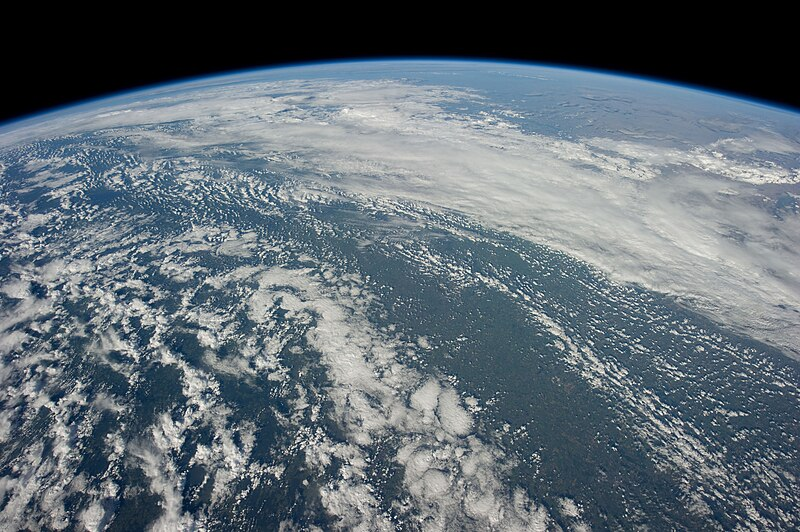
#> input picture basicImgProcessing/earth.jpg, 800 x 532 px
$ jupyter execute workshop.ipynb
#> lines starting #> are read from the running program, lines starting #| are printed output that depends on the picture
# Transformações de imagens: operações básicas

[cell 1]
import cv2 as cv
import numpy as np
from matplotlib import pyplot as plt

[cell 2]
# Função para exibir imagem dentro do notebook.
def exibir_imagem_plt(img):
	img = cv.cvtColor(img, cv.COLOR_BGR2RGB)
	plt.imshow(img)
	print(f"Dimensões da imagem: {img.shape[:2]}")

[cell 3]
# Exibindo a imagem externamente usando o OpenCv
def exibir_imagem_cv(img):
	cv.imshow("IMAGE", img)
	cv.waitKey(0)
	cv.destroyAllWindows()

Lendo nossa imagem

[cell 4]
img = cv.imread('earth.jpg')
#> img is the input picture: shape (532, 800, 3); mean B, G, R 116.3, 108.3, 97.1
assert img is not None, 'arquivo não pode ser lido'

[cell 5]
# Exibir a imagem usando o OpenCv
exibir_imagem_cv(img)

[cell 6]
# Exibir a imagem usando o Matplotlib
exibir_imagem_plt(img)
#| Dimensões da imagem: (532, 800)
print("Imagem Original")

## Redimensionamento

`cv.resize()` é uma função do OpenCv para realizar mudança de escala.
Ela recebe os argumentos:
- src: imagem de entrada
- dsize: tamanho da imagem de saída
- fx: fator de escala do eixo X
- fy: fator de escala do eixo Y
- interpolation: tipo de interpolação utilizada

Valores possíveis para o argumento de `interpolation`:
- `cv.INTER_LINEAR`
- `cv.INTER_CUBIC`
- `cv.INTER_AREA`

[cell 7]
scale_percentage = 80
o_heigth, o_width = img.shape[:2]
#> o_heigth = 532; o_width = 800
mod_width = int(o_width * scale_percentage / 100)
#> mod_width = 640
mod_heigth = int(o_heigth * scale_percentage / 100)
#> mod_heigth = 425
mod_dim = (mod_width, mod_heigth)
#> mod_dim = (640, 425)
o_dim = (o_width, o_heigth)
#> o_dim = (800, 532)

### Ampliação

[cell 8]
upsized_img = cv.resize(img, mod_dim, interpolation=cv.INTER_AREA)

[cell 9]
upsized_img = cv.resize(src=img, dsize=None, fx=2, fy=2, interpolation=cv.INTER_LINEAR)
#> upsized_img: shape (1064, 1600, 3)

[cell 10]
exibir_imagem_plt(upsized_img)
#| Dimensões da imagem: (1064, 1600)

### Redução

[cell 11]
downsized_img = cv.resize(img, mod_dim,interpolation=cv.INTER_AREA)

[cell 12]
exibir_imagem_plt(downsized_img)
#| Dimensões da imagem: (425, 640)

## Translação

[cell 13]
dog = cv.imread('./dog.jpg')
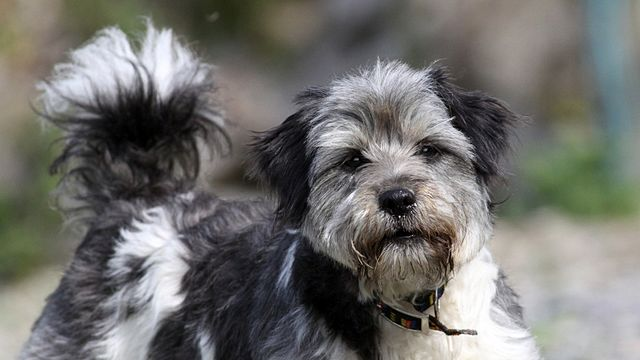
#> input picture basicImgProcessing/dog.jpg, 640 x 360 px
#> dog is the input picture: shape (360, 640, 3); mean B, G, R 109, 112.3, 112.9
assert dog is not None, 'arquivo não pode ser lido'

[cell 14]
matriz_translacao = np.float64([[1,0,100], [0,1,50]])

[cell 15]
translated_img = cv.warpAffine(dog, matriz_translacao, o_dim)
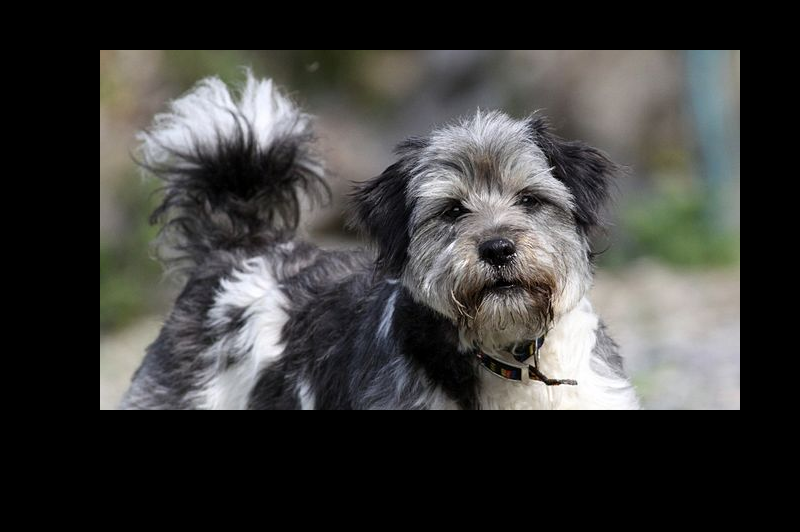
#> translated_img: shape (532, 800, 3); mean B, G, R 59, 60.8, 61.1

[cell 16]
exibir_imagem_plt(translated_img)
#| Dimensões da imagem: (532, 800)

## Rotação

[cell 17]
# Definindo parâmetros da matriz de rotação
escala = 1
centro = (o_width / 2, o_heigth / 2)
#> centro = (400, 266)

[cell 18]
matriz_rotacao = cv.getRotationMatrix2D(centro, 180, escala)
rotated_img = cv.warpAffine(img, matriz_rotacao, o_dim)
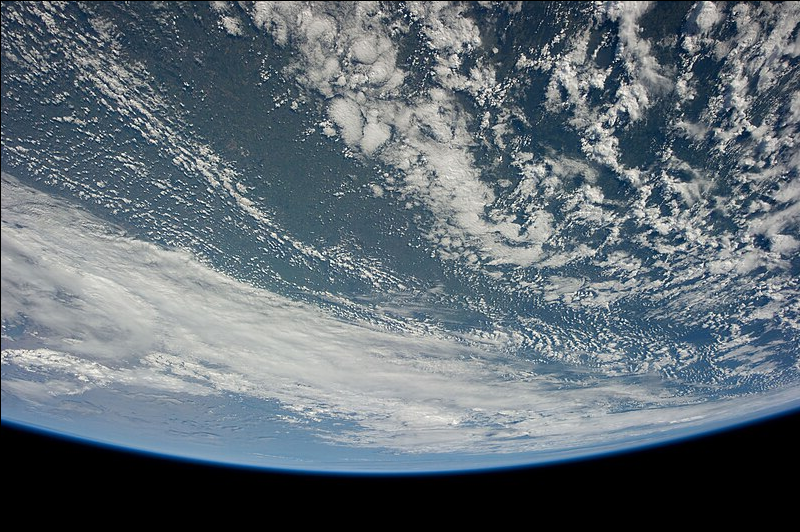
#> rotated_img: shape (532, 800, 3); mean B, G, R 116.2, 108.2, 97

O último argumento da função `cv.warpAffine()` está relacionado com as dimensões da imagem de saída.

[cell 19]
exibir_imagem_plt(rotated_img)
#| Dimensões da imagem: (532, 800)

## Espelhamento

A função `cv.flip()` recebe dois argumentos:

- a imagem
- número inteiro representando a partir de qual eixo a imagem será espelhada:
	- 1 para espelhar horizontalmente
	- 0 para espelhar verticalmente

[cell 20]
flipped_img = cv.flip(img, 1)
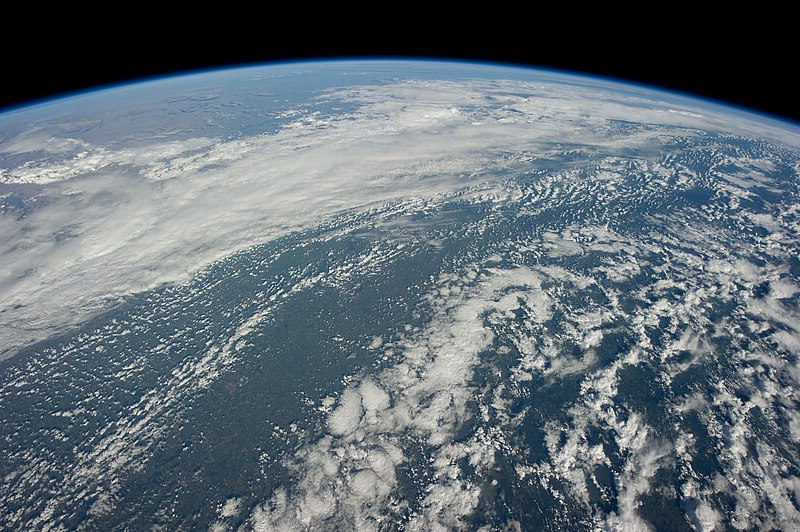
#> flipped_img: shape (532, 800, 3); mean B, G, R 116.3, 108.3, 97.1
exibir_imagem_plt(flipped_img)
#| Dimensões da imagem: (532, 800)
